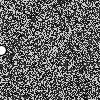
Frame 1 (no input)
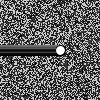
Frame 60 (the mouse pressed at the canvas centre just before this capture)
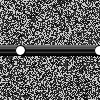
Frame 120 (the mouse held since frame 60 and released just before this capture)

The Processing sketch that drew these frames (run headless with seeded random() and noise(); from frame 60 on, the mouse is pressed at the canvas centre):

// Processing sketch: sketch_170627f
// ── sketch_170627f.pde
void setup(){
  for(int i=0; i<10000; i++){
    point(random(width),random(height));
  }
}
void draw(){
  ellipse(frameCount%width,50,10,10);
}
